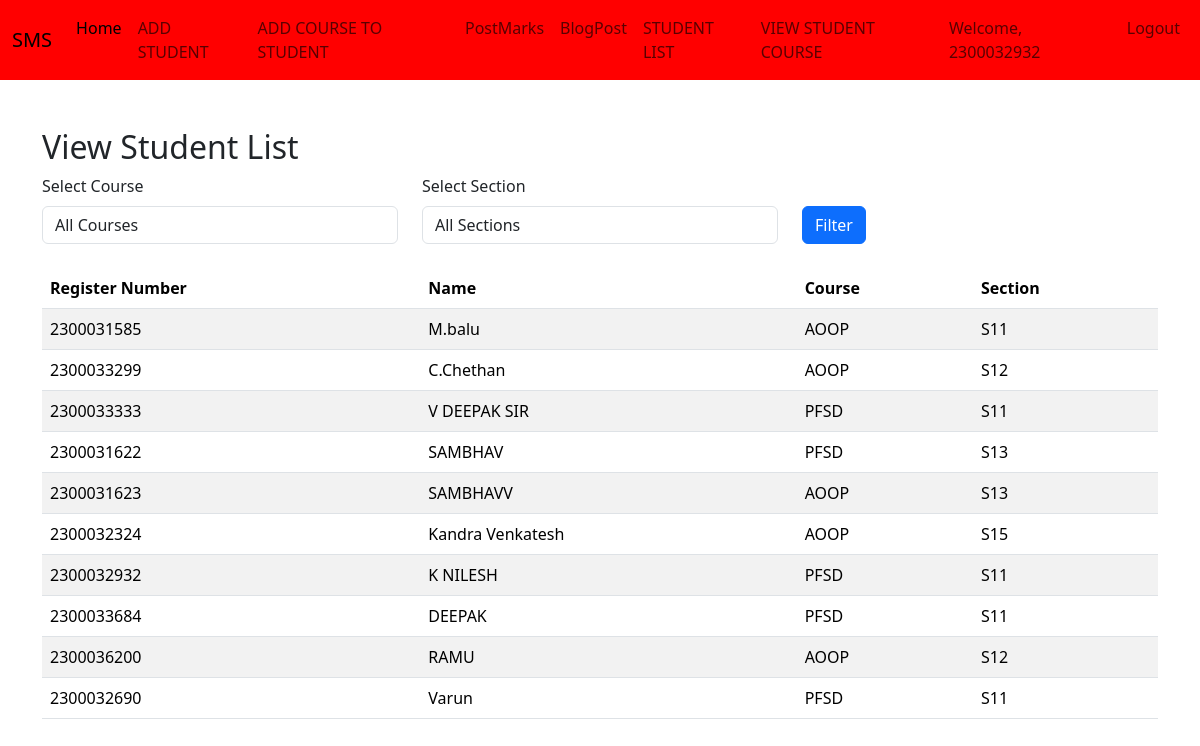
Screenshot of /facultyapp/view_student_list/ (signed in) with the database file from the repository.
### adminapp/models.py (models this page shows, shortened)
class StudentList(models.Model):
    Register_Number = models.CharField(max_length=20, unique=True)
    Name = models.CharField(max_length=100)
    user = models.OneToOneField(User, on_delete=models.CASCADE, null=True)

### facultyapp/models.py (models this page shows, shortened)
class AddCourse(models.Model):
    COURSE_CHOICES = [
        ('AOOP', 'Advanced Object-Oriented Programming'),
        ('PFSD', 'Python Full Stack Development'),
    ]
    SECTION_CHOICES = [
        ('S11', 'Section S11'),
        ('S12', 'Section S12'),
        ('S13', 'Section S13'),
        ('S14', 'Section S14'),
        ('S15', 'Section S15'),
    ]
    student = models.ForeignKey(StudentList, on_delete=models.CASCADE)
    course = models.CharField(max_length=50, choices=COURSE_CHOICES)
    section = models.CharField(max_length=50, choices=SECTION_CHOICES)

### facultyapp/views.py (the view)
# urls.py: path('view_student_list/',views.view_student_list,name='view_student_list'),
def view_student_list(request):
    course = request.GET.get('course')
    section = request.GET.get('section')
    student_courses = AddCourse.objects.all()
    if course:
        student_courses = student_courses.filter(course=course)
    if section:
        student_courses = student_courses.filter(section=section)
    students = StudentList.objects.filter(id__in=student_courses.values('student_id'))
    course_choices = AddCourse.COURSE_CHOICES
    section_choices = AddCourse.SECTION_CHOICES
    context = {
        'students': students,
        'course_choices': course_choices,
        'section_choices': section_choices,
        'selected_course': course,
        'selected_section': section,
    }
    return render(request, 'facultyapp/view_student_list.html', context)

### templates/facultyapp/view_student_list.html (shortened to what this page needs)
{% extends 'Navbar/FacultyNavbar.html' %}
{% load static %}
{% block body %}
    <div class="container mt-5">
        <h2>View Student List</h2>
        <form method="get" class="mb-4">
            <div class="row">
                <div class="col-md-4">
                    <label for="course" class="form-label">Select Course</label>
                    <select name="course" id="course" class="form-control">
                        <option value="">All Courses</option>
                    </select>
                </div>
                <div class="col-md-4">
                    <label for="section" class="form-label">Select Section</label>
                    <select name="section" id="section" class="form-control">
                        <option value="">All Sections</option>
                    </select>
                </div>
                <div class="col-md-4 mt-4">
                    <button type="submit" class="btn btn-primary mt-2">Filter</button>
                </div>
            </div>
        </form>
        <table class="table table-striped">
            <thead>
                <tr>
                    <th>Register Number</th>
                    <th>Name</th>
                    <th>Course</th>
                    <th>Section</th>
                </tr>
            </thead>
            <tbody>
                {% if students %}
                    {% for student in students %}
                        <tr>
                            <td>{{ student.Register_Number }}</td>
                            <td>{{ student.Name }}</td>
                            <td>{{ student.addcourse_set.first.course }}</td>
                            <td>{{ student.addcourse_set.first.section }}</td>
                        </tr>
                    {% endfor %}
                {% else %}
                    <tr>
                        <td colspan="4" class="text-center">No students found.</td>
                    </tr>
                {% endif %}
            </tbody>
        </table>
    </div>
{% endblock %}

### templates/Navbar/FacultyNavbar.html (shortened to what this page needs)
<!DOCTYPE html>
<html lang="en">
<head>
    <link href="https://cdn.jsdelivr.net/npm/bootstrap@5.3.3/dist/css/bootstrap.min.css" rel="stylesheet">
</head>
<body>
<nav class="navbar navbar-expand-lg navbar-red">
  <div class="container-fluid">
    <a class="navbar-brand" href="{% url 'projecthomepage' %}">SMS</a>
    <div class="collapse navbar-collapse" id="navbarNavDropdown">
      <ul class="navbar-nav">
        <li class="nav-item">
          <a class="nav-link active" aria-current="page" href="#">Home</a>
        </li>
        <li class="nav-item">
          <a class="nav-link" href="{% url 'add_student' %}">ADD STUDENT</a>
        </li>
                  <li class="nav-item">
          <a class="nav-link" href="{% url 'facultyapp:add_course' %}">ADD COURSE TO STUDENT</a>
        </li>
                    <li class="nav-item">
          <a class="nav-link" href="{% url 'facultyapp:post_marks' %}">PostMarks</a>
        </li>
          <li class="nav-item">
          <a class="nav-link" href="{% url 'facultyapp:add_blog' %}">BlogPost</a>
        </li>
        <li class="nav-item">
          <a class="nav-link" href="{% url 'student_list' %}">STUDENT LIST</a>
                  <li class="nav-item">
          <a class="nav-link" href="{% url 'facultyapp:view_student_list' %}"> VIEW STUDENT COURSE</a>
      </ul>
      <ul  class="navbar-nav ms-auto">
<li>
        {% if user.is_authenticated %}
        <li class="nav-item">
        <span class="nav-link">Welcome, {{ user.username }}</span>
    </li>
          <li class="nav-item">
          <a class="nav-link" href="{% url 'logout' %}">Logout</a>
          </li>
        {% endif %}
 </li>
      </ul>
    </div>
  </div>
</nav>
{% block body %}
{% endblock %}
</body>
</html>

### templates/Navbar/FacultyNavbar.html (style rules this page uses)
.navbar-red { background-color:Red !important; }

### rows the page displays
StudentList: Register_Number "2300031585", Name "M.balu", addcourse_set.first.course "AOOP", addcourse_set.first.section "S11"
StudentList: Register_Number "2300033299", Name "C.Chethan", addcourse_set.first.course "AOOP", addcourse_set.first.section "S12"
StudentList: Register_Number "2300033333", Name "V DEEPAK SIR", addcourse_set.first.course "PFSD", addcourse_set.first.section "S11"
StudentList: Register_Number "2300031622", Name "SAMBHAV", addcourse_set.first.course "PFSD", addcourse_set.first.section "S13"
StudentList: Register_Number "2300031623", Name "SAMBHAVV", addcourse_set.first.course "AOOP", addcourse_set.first.section "S13"
StudentList: Register_Number "2300032324", Name "Kandra Venkatesh", addcourse_set.first.course "AOOP", addcourse_set.first.section "S15"
StudentList: Register_Number "2300032932", Name "K NILESH", addcourse_set.first.course "PFSD", addcourse_set.first.section "S11"
StudentList: Register_Number "2300033684", Name "DEEPAK", addcourse_set.first.course "PFSD", addcourse_set.first.section "S11"
StudentList: Register_Number "2300036200", Name "RAMU", addcourse_set.first.course "AOOP", addcourse_set.first.section "S12"
StudentList: Register_Number "2300032690", Name "Varun", addcourse_set.first.course "PFSD", addcourse_set.first.section "S11"

### other values shown
{{ user.username }} "2300032932"
